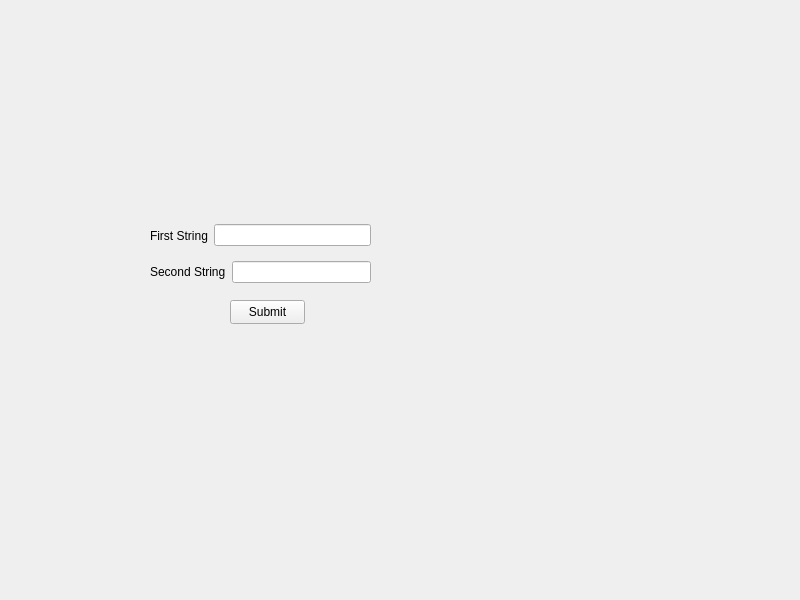
<?xml version="1.0" encoding="UTF-8"?>
<ui version="4.0">
 <class>MyWidget</class>
 <widget class="QWidget" name="MyWidget">
  <property name="geometry">
   <rect>
    <x>0</x>
    <y>0</y>
    <width>800</width>
    <height>600</height>
   </rect>
  </property>
  <property name="windowTitle">
   <string>MyWidget</string>
  </property>
  <widget class="QPushButton" name="MyPushButton2">
   <property name="geometry">
    <rect>
     <x>230</x>
     <y>300</y>
     <width>75</width>
     <height>24</height>
    </rect>
   </property>
   <property name="text">
    <string>Submit</string>
   </property>
  </widget>
  <widget class="QLabel" name="MyLabel">
   <property name="geometry">
    <rect>
     <x>460</x>
     <y>220</y>
     <width>301</width>
     <height>61</height>
    </rect>
   </property>
   <property name="text">
    <string/>
   </property>
  </widget>
  <widget class="QWidget" name="">
   <property name="geometry">
    <rect>
     <x>150</x>
     <y>220</y>
     <width>221</width>
     <height>31</height>
    </rect>
   </property>
   <layout class="QHBoxLayout" name="horizontalLayout">
    <item>
     <widget class="QLabel" name="label">
      <property name="text">
       <string>First String</string>
      </property>
     </widget>
    </item>
    <item>
     <widget class="QLineEdit" name="MyLineEdit1">
      <property name="text">
       <string/>
      </property>
     </widget>
    </item>
   </layout>
  </widget>
  <widget class="QWidget" name="">
   <property name="geometry">
    <rect>
     <x>150</x>
     <y>260</y>
     <width>221</width>
     <height>24</height>
    </rect>
   </property>
   <layout class="QHBoxLayout" name="horizontalLayout_2">
    <item>
     <widget class="QLabel" name="label_2">
      <property name="text">
       <string>Second String</string>
      </property>
     </widget>
    </item>
    <item>
     <widget class="QLineEdit" name="MyLineEdit2">
      <property name="text">
       <string/>
      </property>
     </widget>
    </item>
   </layout>
  </widget>
 </widget>
 <resources/>
 <connections/>
</ui>
